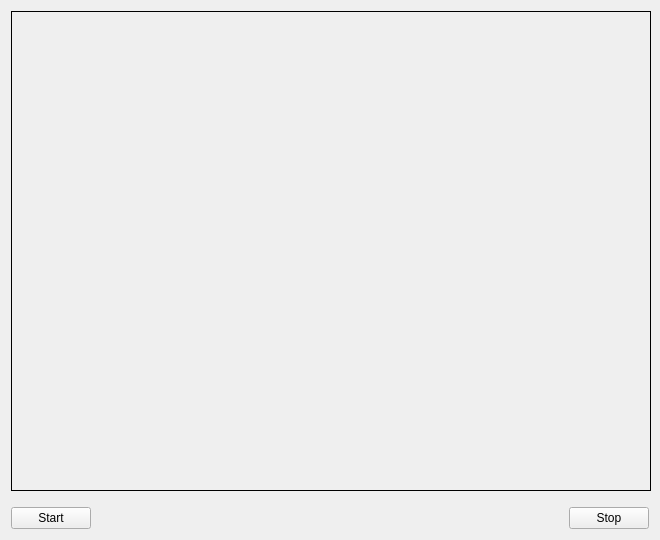
<?xml version="1.0" encoding="UTF-8"?>
<ui version="4.0">
 <class>QtCvCamViewerClass</class>
 <widget class="QWidget" name="QtCvCamViewerClass">
  <property name="geometry">
   <rect>
    <x>0</x>
    <y>0</y>
    <width>660</width>
    <height>540</height>
   </rect>
  </property>
  <property name="sizePolicy">
   <sizepolicy hsizetype="Maximum" vsizetype="Preferred">
    <horstretch>0</horstretch>
    <verstretch>0</verstretch>
   </sizepolicy>
  </property>
  <property name="minimumSize">
   <size>
    <width>660</width>
    <height>540</height>
   </size>
  </property>
  <property name="maximumSize">
   <size>
    <width>660</width>
    <height>540</height>
   </size>
  </property>
  <property name="windowTitle">
   <string>QtCvCamViewer</string>
  </property>
  <property name="autoFillBackground">
   <bool>false</bool>
  </property>
  <layout class="QGridLayout" name="gridLayout">
   <item row="0" column="0">
    <layout class="QVBoxLayout" name="verticalLayout_2">
     <item>
      <widget class="QLabel" name="imageLabel">
       <property name="minimumSize">
        <size>
         <width>640</width>
         <height>480</height>
        </size>
       </property>
       <property name="sizeIncrement">
        <size>
         <width>0</width>
         <height>0</height>
        </size>
       </property>
       <property name="frameShape">
        <enum>QFrame::Box</enum>
       </property>
       <property name="text">
        <string/>
       </property>
      </widget>
     </item>
     <item>
      <layout class="QVBoxLayout" name="verticalLayout">
       <item>
        <spacer name="verticalSpacer">
         <property name="orientation">
          <enum>Qt::Vertical</enum>
         </property>
         <property name="sizeHint" stdset="0">
          <size>
           <width>20</width>
           <height>40</height>
          </size>
         </property>
        </spacer>
       </item>
       <item>
        <layout class="QHBoxLayout" name="horizontalLayout">
         <item>
          <widget class="QPushButton" name="StartButton">
           <property name="text">
            <string>Start</string>
           </property>
          </widget>
         </item>
         <item>
          <spacer name="horizontalSpacer">
           <property name="orientation">
            <enum>Qt::Horizontal</enum>
           </property>
           <property name="sizeType">
            <enum>QSizePolicy::Expanding</enum>
           </property>
           <property name="sizeHint" stdset="0">
            <size>
             <width>40</width>
             <height>20</height>
            </size>
           </property>
          </spacer>
         </item>
         <item>
          <widget class="QPushButton" name="EndButton">
           <property name="text">
            <string>Stop</string>
           </property>
          </widget>
         </item>
        </layout>
       </item>
      </layout>
     </item>
    </layout>
   </item>
  </layout>
 </widget>
 <layoutdefault spacing="6" margin="11"/>
 <resources>
  <include location="qtcvcamviewer.qrc"/>
 </resources>
 <connections/>
</ui>
